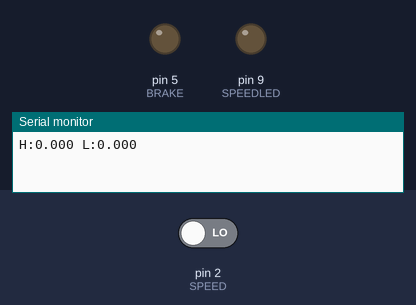
Simulated run of this sketch. Board: Arduino Uno, built with avr-gcc and run on an emulated ATmega328P. On the bench: output pins drawn as LEDs (lit = HIGH), the last lines printed to the serial monitor. Inputs (shaded band) come from the test bench; at power-on: pin 2 (SPEED) LOW.

Above: at 1.2 s.
1.3 s: pin 2 (SPEED) driven HIGH
At 1.9 s:
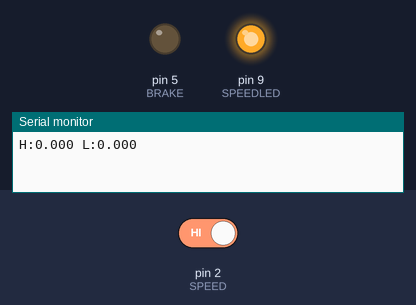
2.8 s: pin 2 (SPEED) driven LOW
At 4.2 s:
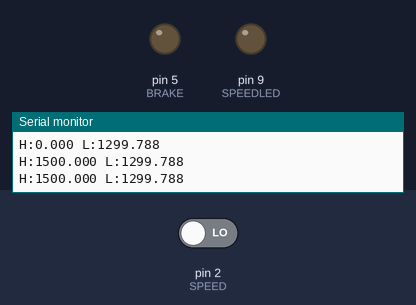
Timing chart, 0 to 5.8 s (numbered marks = the images above; inputs shaded):
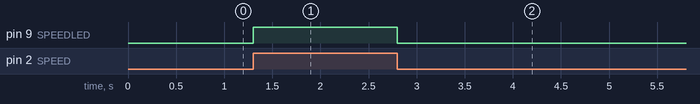

The sketch:

misura_semiperiodi.ino
```cpp
//The Gooble Bike 2.0VR!
//Misuratore di semiperiodi
//Basato su un Arduino UNO/Leonardo
//Acquisisce il segnale di velocità del trainer
//e determina la durata dei semiperiodi ON e OFF
//Segnali di I/O
//PIN D2 INGRESSO: onda quadra (duty cycle 50%) dal trainer
//Richiede la shield 485.
//Diagnostica locale
//PIN D9 USCITA: LED che replica il segnale di ingresso
//PIN D5 USCITA: BRAKE forzato a 0

//Definizione degli I/O
#define SPEED    2
#define SPEEDLED 9
#define BRAKE    5

//variabili globali
volatile long startON;
volatile long startOFF;
volatile long durationON;
volatile long durationOFF;

void setup() {
  //apre console
  Serial.begin(250000);
  //configura I/O
  pinMode(SPEED,INPUT);
  pinMode(SPEEDLED, OUTPUT);
  pinMode(BRAKE,OUTPUT);
  analogWrite(BRAKE,LOW);
  startON=micros();
  startOFF=micros();
  durationON=0;
  durationOFF=0;
  attachInterrupt(digitalPinToInterrupt(SPEED), rising, RISING);
}

////ISR sul fronte positivo del segnale SPEED
void rising() {
  long now=micros();
  durationOFF=now-startOFF;
  startON=now;
  digitalWrite(SPEEDLED,HIGH);
  attachInterrupt(digitalPinToInterrupt(SPEED), falling, FALLING);
}

////ISR sul fronte negativo del segnale SPEED
void falling(){
  long now=micros();
  durationON=now-startON;
  startOFF=now;
  digitalWrite(SPEEDLED,LOW);
  attachInterrupt(digitalPinToInterrupt(SPEED), rising, RISING);
}

void loop() {
  delay(1000);
  float don=((float)durationON)/1000;
  float dof=((float)durationOFF)/1000;
  Serial.print("H:");
  Serial.print(don,3);
  Serial.print(" L:");
  Serial.println(dof,3);
}
```

Measured:
- after the input at 1.3 s, pin 9 (SPEEDLED): LOW → HIGH at once
- after the input at 2.8 s, pin 9 (SPEEDLED): HIGH → LOW at once
